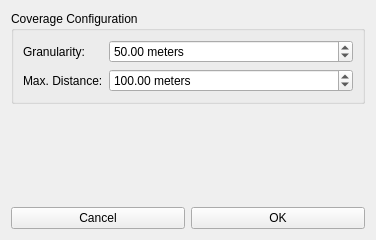
<?xml version="1.0" encoding="UTF-8"?>
<ui version="4.0">
 <class>CoverageTaskEditor</class>
 <widget class="QWidget" name="CoverageTaskEditor">
  <property name="geometry">
   <rect>
    <x>0</x>
    <y>0</y>
    <width>376</width>
    <height>240</height>
   </rect>
  </property>
  <property name="windowTitle">
   <string>Edit Coverage Task</string>
  </property>
  <property name="windowIcon">
   <iconset resource="../../resources.qrc">
    <normaloff>:/icons/16x16/gui/images/16x16/actions/run.png</normaloff>:/icons/16x16/gui/images/16x16/actions/run.png</iconset>
  </property>
  <layout class="QVBoxLayout" name="verticalLayout">
   <item>
    <widget class="QGroupBox" name="groupBox">
     <property name="title">
      <string>Coverage Configuration</string>
     </property>
     <layout class="QFormLayout" name="formLayout_2">
      <item row="0" column="1">
       <widget class="QDoubleSpinBox" name="granularitySpinbox">
        <property name="suffix">
         <string> meters</string>
        </property>
        <property name="minimum">
         <double>5.000000000000000</double>
        </property>
        <property name="maximum">
         <double>300.000000000000000</double>
        </property>
        <property name="value">
         <double>50.000000000000000</double>
        </property>
       </widget>
      </item>
      <item row="2" column="1">
       <widget class="QDoubleSpinBox" name="maxDistanceSpinbox">
        <property name="suffix">
         <string> meters</string>
        </property>
        <property name="minimum">
         <double>25.000000000000000</double>
        </property>
        <property name="maximum">
         <double>200.000000000000000</double>
        </property>
        <property name="value">
         <double>100.000000000000000</double>
        </property>
       </widget>
      </item>
      <item row="2" column="0">
       <widget class="QLabel" name="label_2">
        <property name="text">
         <string>Max. Distance:</string>
        </property>
       </widget>
      </item>
      <item row="0" column="0">
       <widget class="QLabel" name="label">
        <property name="text">
         <string>Granularity:</string>
        </property>
       </widget>
      </item>
     </layout>
    </widget>
   </item>
   <item>
    <widget class="TimingConstraintEditor" name="timingConstraintEditor" native="true"/>
   </item>
   <item>
    <layout class="QHBoxLayout" name="horizontalLayout">
     <item>
      <widget class="QPushButton" name="cancelButton">
       <property name="text">
        <string>Cancel</string>
       </property>
       <property name="icon">
        <iconset resource="../../resources.qrc">
         <normaloff>:/icons/16x16/gui/images/16x16/actions/cancel.png</normaloff>:/icons/16x16/gui/images/16x16/actions/cancel.png</iconset>
       </property>
      </widget>
     </item>
     <item>
      <widget class="QPushButton" name="okButton">
       <property name="text">
        <string>OK</string>
       </property>
       <property name="icon">
        <iconset resource="../../resources.qrc">
         <normaloff>:/icons/16x16/gui/images/16x16/actions/apply.png</normaloff>:/icons/16x16/gui/images/16x16/actions/apply.png</iconset>
       </property>
      </widget>
     </item>
    </layout>
   </item>
  </layout>
 </widget>
 <customwidgets>
  <customwidget>
   <class>TimingConstraintEditor</class>
   <extends>QWidget</extends>
   <header location="global">gui/FlightTaskEditors/TimingConstraintEditor.h</header>
   <container>1</container>
  </customwidget>
 </customwidgets>
 <resources>
  <include location="../../resources.qrc"/>
 </resources>
 <connections/>
</ui>
